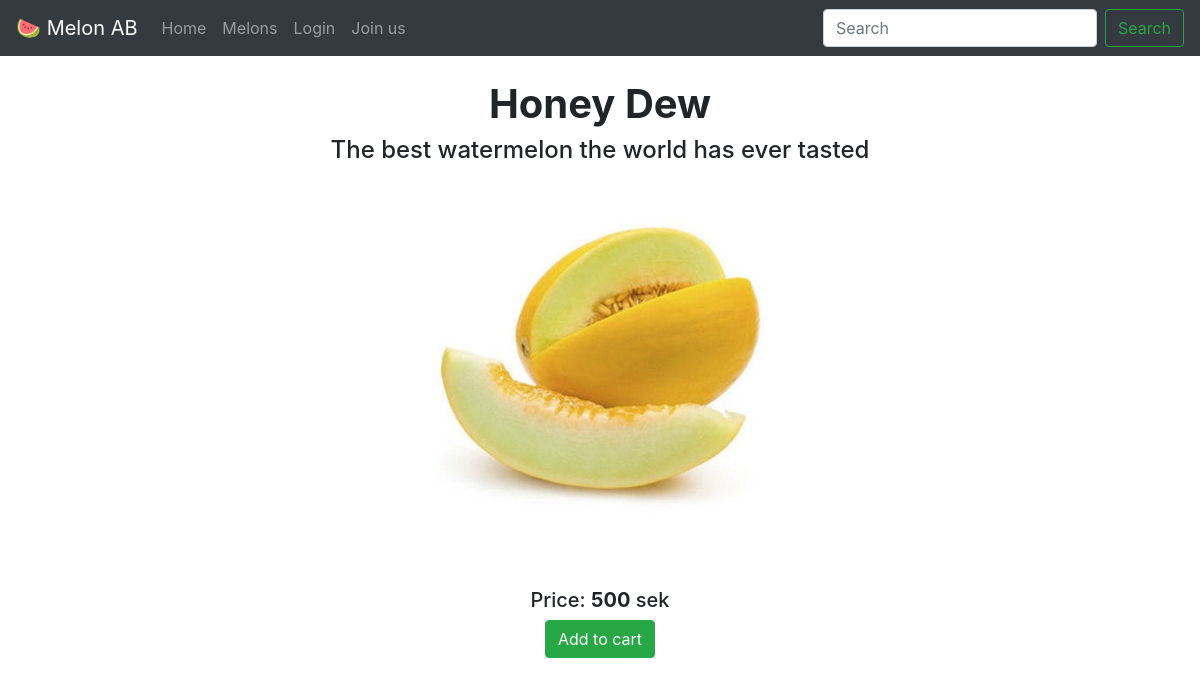
Screenshot of /view/1 with the database file from the repository.
### app.py (models this page shows, shortened)
class Products(db.Model):
    _id = db.Column("id", db.Integer, primary_key=True)
    itemName = db.Column(db.String(100))
    itemDescription = db.Column(db.String(1000))
    itemPrice = db.Column(db.Integer)
    itemImagePath = db.Column(db.String(1000))

### app.py (the view)
@app.route("/view/<string:_id>")
def view(_id):
    pro = Products.query.filter_by(_id=_id).first()
    if not pro:
        abort(404)
    else:
        return render_template("viewProduct.html", id=_id, name=pro.itemName, desc=pro.itemDescription, price=pro.itemPrice, img=pro.itemImagePath)

### app.py (called while the page is built)
@app.before_request
def load_before_request():
    if "user" in session:
        user = session["user"]
        user = User.query.filter_by(username=user).first()
        if not user:
            return
        user.loaded += 1
        db.session.commit()
        if random.randint(0, 15) is 0:
            flash(
                f"Congratulations you are the one millionth visitor, use the coupon code {CreateCouponCode(6)} at checkout for {random.randint(1, 100)} % off.")

### templates/viewProduct.html
{% extends "base.html"%} {% block title %}Product{% endblock %} {% block content %}
<br />
<div class="text-center">
  <h1><strong>{{name}}</strong></h1>
  <h4>{{desc}}</h4>
  <br />
  <img src="../{{img}}" alt="Image of {{name}}" style="width: 30%; height: auto" />
  <br />
  <br />
  <br />
  <div style="padding: 10px">
    <h5>Price: <strong>{{price}}</strong> sek</h5>
    <form accept-charset="UTF-8" action="/../basket/add/{{id}}" method="POST" enctype="multipart/form-data">
      <button type="submit" class="btn btn-success">Add to cart</button>
    </form>
  </div>
</div>
<br />
{% endblock %}

### rows the page displays
Products: itemName "Honey Dew", itemDescription "The best watermelon the world has ever tasted", itemImagePath+itemName (picture), itemPrice "500"
